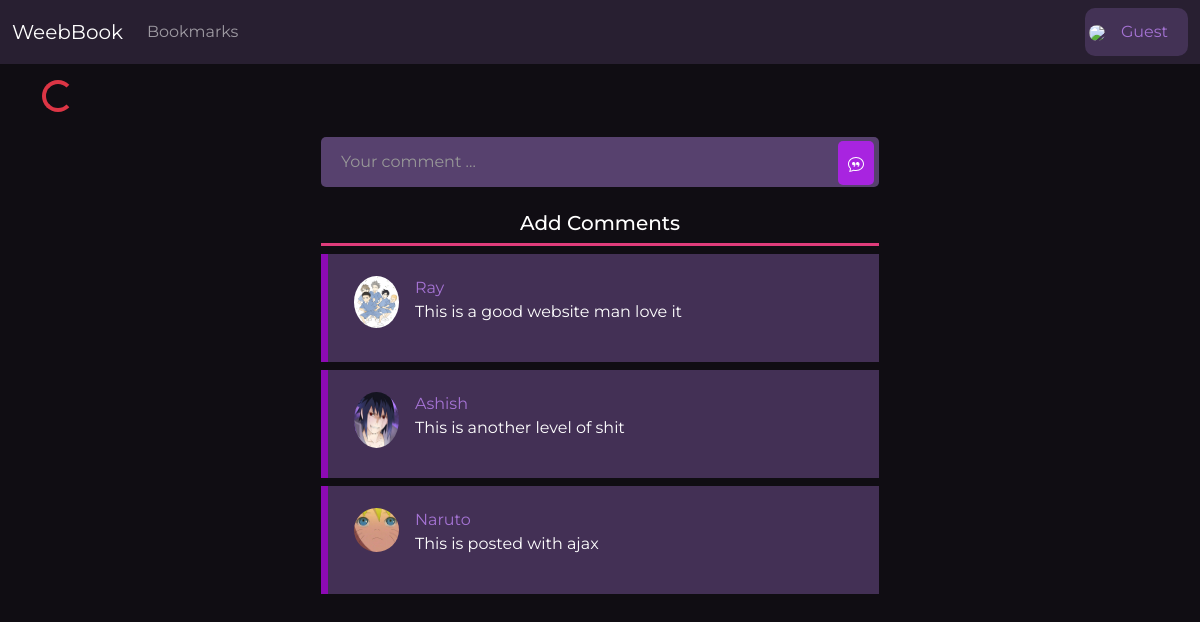
The page /167/ on the database its author committed.
### posts/models.py (models this page shows, shortened)
class Comment(models.Model):
    user = models.ForeignKey(User, on_delete=models.CASCADE)
    post = models.ForeignKey(Post, on_delete=models.CASCADE)
    body = models.TextField(max_length=300)
    created = models.DateTimeField(auto_now_add=True)

### profiles/models.py (models this page shows, shortened)
class Profile(models.Model):
    first_name = models.CharField(max_length=200, blank = True)
    following = models.ManyToManyField(User,related_name="followed" ,blank=True)
    last_name = models.CharField(max_length=200, blank = True)
    user = models.OneToOneField(User, on_delete=models.CASCADE)
    bio = models.TextField(blank=True ,default="Busy Thinking of awesome bio !")
    avatar = models.ImageField(default='zenitsu.jpg', upload_to='avatars')
    updated = models.DateTimeField(auto_now=True)
    created = models.DateTimeField(auto_now_add=True)

### posts/views.py (the view, shortened to what this page needs)
# urls.py: path('<int:pk>/', post_detail, name='post-detail'),
def post_detail(request, pk):
    obj = get_object_or_404(Post,id=pk)
    comments = Comment.objects.filter(post=obj).order_by("-created")
    comment_count = Comment.objects.filter(post=obj).count()
    form = PostForm()
    commentform = CommentForm()
    is_important= False
    if obj.important.filter(id=request.user.pk).exists():
        is_important= True
    context = {
        'obj': obj,
        'form': form,
        'commentform':commentform,
         'comment_count': comment_count,
        "is_important":is_important,
        'comments': comments,
    }
    return render(request, 'posts/detail.html', context)

### posts/forms.py
class PostForm(forms.ModelForm):
    title = forms.CharField(label='',
               widget=forms.TextInput(
                        attrs={'placeholder': "Title ...",
                            "class": "comment-box"}
                    ))
    body = forms.CharField(label='',
               widget=forms.Textarea(
                        attrs={'placeholder': "Body ...",
                            "class": "comment-box","rows":"4"}
                    ))
    class Meta:
        model = Post
        fields = ('title', 'body',)

class CommentForm(forms.ModelForm):
    body = forms.CharField(label='',
               widget=forms.TextInput(
                        attrs={'placeholder': "Your comment ...",
                            "class": "comment-box","id": "comment-box"}
                    ))
    class Meta:
        model = Comment
        fields = ('body',)

### posts/templates/posts/detail.html (shortened to what this page needs)
{% extends "base.html" %}
{% load static %}
{% load crispy_forms_tags %}
{% block content %}
 <div class="col-lg-6 spinner-border text-danger m-auto" id="loading">
    </div> <br>
    {% if request.user.is_authenticated %}
    <form class="form-inline col-lg-6 m-auto commentform" action="." id="comment-form">
         {% csrf_token %}
            {{commentform}}
            <button type="submit" class="cmnt-post postcmnt" >
           <svg xmlns="http://www.w3.org/2000/svg" width="16" height="16" fill="currentColor" class="bi bi-chat-quote" viewBox="0 0 16 16">
            <path d="M2.678 11.894a1 1 0 0 1 .287.801 10.97 10.97 0 0 1-.398 2c1.395-.323 2.247-.697 2.634-.893a1 1 0 0 1 .71-.074A8.06 8.06 0 0 0 8 14c3.996 0 7-2.807 7-6 0-3.192-3.004-6-7-6S1 4.808 1 8c0 1.468.617 2.83 1.678 3.894zm-.493 3.905a21.682 21.682 0 0 1-.713.129c-.2.032-.352-.176-.273-.362a9.68 9.68 0 0 0 .244-.637l.003-.01c.248-.72.45-1.548.524-2.319C.743 11.37 0 9.76 0 8c0-3.866 3.582-7 8-7s8 3.134 8 7-3.582 7-8 7a9.06 9.06 0 0 1-2.347-.306c-.52.263-1.639.742-3.468 1.105z"/>
            <path d="M7.066 6.76A1.665 1.665 0 0 0 4 7.668a1.667 1.667 0 0 0 2.561 1.406c-.131.389-.375.804-.777 1.22a.417.417 0 0 0 .6.58c1.486-1.54 1.293-3.214.682-4.112zm4 0A1.665 1.665 0 0 0 8 7.668a1.667 1.667 0 0 0 2.561 1.406c-.131.389-.375.804-.777 1.22a.417.417 0 0 0 .6.58c1.486-1.54 1.293-3.214.682-4.112z"/>
            </svg>
            </button>
        </form>
    {% else %}
    <div class="form-inline col-lg-6 m-auto commentform" id="comment-form">
            {{commentform}}
            <a href="{% url 'profiles:login' %}"><button type="button" class="cmnt-post postcmnt" >
            </button></a>
        </div>
    {% endif %}
<h5 class="text-center pt-4 pb-2 col-lg-6 m-auto cmnt-info">Add Comments</h5>
    <div class="col-lg-6 m-auto" id="comment-div">
           {% for comment in comments %}
       <div class="search-result mt-2">
        <div class="card-body d-flex ">
                 <span>
                 <a class="author" href="/{{comment.user}}">
                 <img src="{{comment.user.profile.avatar.url}}" class="rounded-circle" width="45" />
                 </a>
                  </span>
                <div class="mx-3">
                 <a class="author" href="/{{comment.user}}">{{comment.user}}</a> </br>
                    <p>  {{comment.body}}</p>
                </div>
            </div>
        </div>
       {% endfor %}
    </div>
{% endblock content %}

### static/style.css (style rules this page uses)
* { margin:0; padding: 0; box-sizing: border-box; }
body { background-color: rgb(16, 13, 19); color:white; font-family: 'Montserrat', sans-serif; }
a { text-decoration: none; color: black; }
.commentform { position: relative; }
.comment-box { background: rgb(67, 50, 85); border-radius: 5px; border: none; outline: 0; padding: 13px 20px; width:100%; filter:brightness(1.3); color: white; margin-top: 20px; }
.cmnt-post { background-color:#a824e0; padding: 10px; color: white; border:none; outline: 0 !important; border-radius: 5px; cursor: pointer; }
.postcmnt { position: absolute; margin-top: 5px; top: 19px; right: 5px; }
.author { color:rgb(165, 115, 212); text-transform: capitalize; }
.search-result { background-color: rgb(67, 48, 85); color:white; border-left: 7px solid rgb(141, 10, 180); padding: 6px 10px; }
.cmnt-info { border-bottom: 3px solid rgb(223, 60, 123); }

### rows shown on the page
Comment: user.profile.avatar (picture), user "Ray", body "This is a good website man love it"
Comment: user.profile.avatar (picture), user "Ashish", body "This is another level of shit"
Comment: user.profile.avatar (picture), user "Naruto", body "This is posted with ajax"
